Frame 1 (no input): blank canvas, image omitted
Frame 60 (no input): blank canvas, image omitted
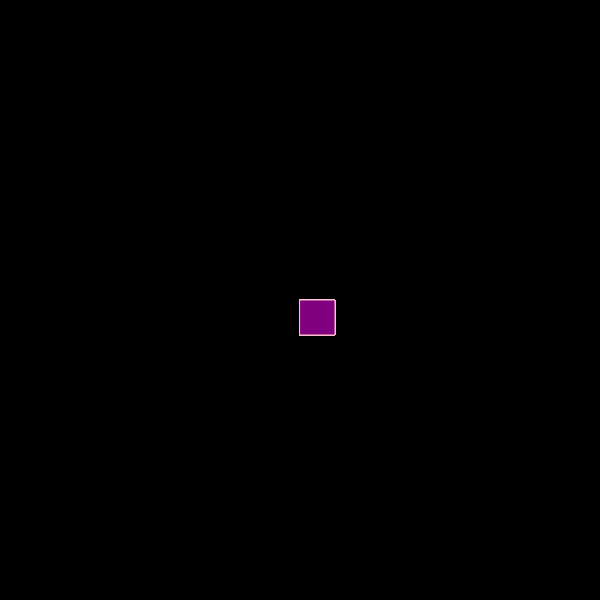
Frame 120 (the mouse pressed at the canvas centre since frame 60)

The p5.js sketch whose frames 1 and 60 were blank and that drew this single picture after the mouse press (run headless with seeded random() and noise() and a simulated clock; from frame 60 on, the mouse is pressed at the canvas centre):

// p5.js sketch
// ── sketch.js
function setup() {

    createCanvas(600, 600);
  
    background("black");
  
  }
  
  function draw() {
  
    stroke("pink");
  
    fill("purple");
  
    // console.log(mouseIsPressed)
  
    if (mouseIsPressed) {
  
      rect(mouseX, mouseY, 35, 35);
  
    }
  
  }
